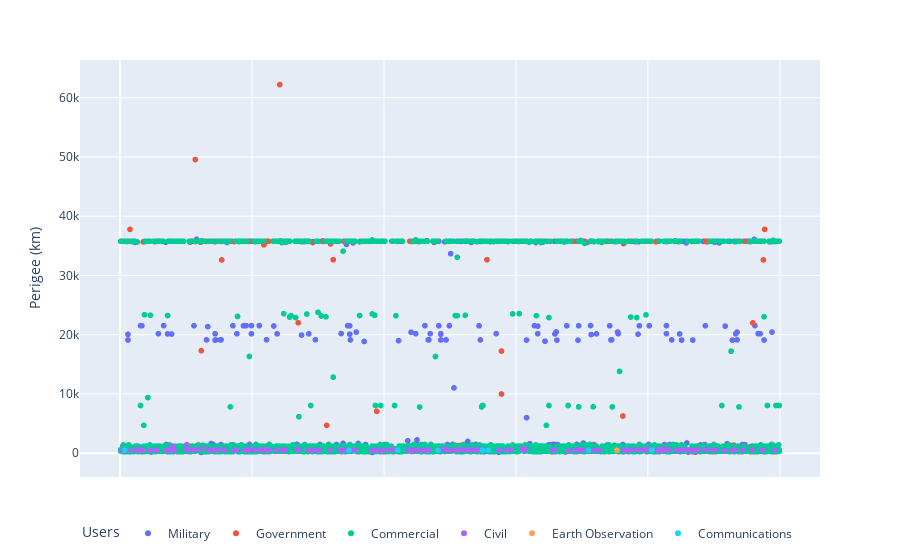

The code cell stored with this chart in its notebook:
### Code cell
# Plot a chart with perigee of all satellites on the y-axis
# Add an x column with a random value between 1 and 100
objects_in_orbit['x'] = np.random.randint(1, 1000, objects_in_orbit.shape[0])
# Sort the dataframe by the Perigee (km) column
objects_in_orbit = objects_in_orbit.sort_values(by='Perigee (km)')
# Print the type of the Perigee (km) column
print(type(objects_in_orbit['Perigee (km)'][0]))
# Plot a scatter plot of the x and Perigee (km) columns. Color the points by the Purpose column. Use plotly.
fig = px.scatter(objects_in_orbit, x='x', y='Perigee (km)', color='Users')
# Use a horizontal legend
fig.update_layout(legend=dict(orientation="h"))
# Hide the X axis tick labels
fig.update_xaxes(showticklabels=False)
# Hide the X axis title
fig.update_xaxes(title_text="")
fig.show()

### Figure 1 — Plotly figure (JSON) as saved in the notebook; plotly's stock layout.template omitted (floating-point values rounded to 4 significant figures; data arrays with more than 128 entries replaced by an {"elided": "..."} marker saying what was removed)
{"data": [{"hovertemplate": "Users=Military<br>x=%{x}<br>Perigee (km)=%{y}<extra></extra>", "legendgroup": "Military", "marker": {"color": "#636efa", "symbol": "circle"}, "mode": "markers", "name": "Military", "showlegend": true, "type": "scattergl", "x": {"elided": "566 int values"}, "xaxis": "x", "y": {"elided": "566 int values"}, "yaxis": "y"}, {"hovertemplate": "Users=Government<br>x=%{x}<br>Perigee (km)=%{y}<extra></extra>", "legendgroup": "Government", "marker": {"color": "#EF553B", "symbol": "circle"}, "mode": "markers", "name": "Government", "showlegend": true, "type": "scattergl", "x": {"elided": "675 int values"}, "xaxis": "x", "y": {"elided": "675 float values"}, "yaxis": "y"}, {"hovertemplate": "Users=Commercial<br>x=%{x}<br>Perigee (km)=%{y}<extra></extra>", "legendgroup": "Commercial", "marker": {"color": "#00cc96", "symbol": "circle"}, "mode": "markers", "name": "Commercial", "showlegend": true, "type": "scattergl", "x": {"elided": "4057 int values"}, "xaxis": "x", "y": {"elided": "4057 float values"}, "yaxis": "y"}, {"hovertemplate": "Users=Civil<br>x=%{x}<br>Perigee (km)=%{y}<extra></extra>", "legendgroup": "Civil", "marker": {"color": "#ab63fa", "symbol": "circle"}, "mode": "markers", "name": "Civil", "showlegend": true, "type": "scattergl", "x": {"elided": "160 int values"}, "xaxis": "x", "y": {"elided": "160 int values"}, "yaxis": "y"}, {"hovertemplate": "Users=Earth Observation<br>x=%{x}<br>Perigee (km)=%{y}<extra></extra>", "legendgroup": "Earth Observation", "marker": {"color": "#FFA15A", "symbol": "circle"}, "mode": "markers", "name": "Earth Observation", "showlegend": true, "type": "scattergl", "x": [753], "xaxis": "x", "y": [495], "yaxis": "y"}, {"hovertemplate": "Users=Communications<br>x=%{x}<br>Perigee (km)=%{y}<extra></extra>", "legendgroup": "Communications", "marker": {"color": "#19d3f3", "symbol": "circle"}, "mode": "markers", "name": "Communications", "showlegend": true, "type": "scattergl", "x": [710, 7, 482, 421, 549, 806, 558, 347], "xaxis": "x", "y": [513, 513, 519, 522, 522, 522, 523, 524], "yaxis": "y"}], "layout": {"legend": {"orientation": "h", "title": {"text": "Users"}, "tracegroupgap": 0}, "margin": {"t": 60}, "xaxis": {"anchor": "y", "domain": [0, 1], "showticklabels": false, "title": {"text": ""}}, "yaxis": {"anchor": "x", "domain": [0, 1], "title": {"text": "Perigee (km)"}}}}
